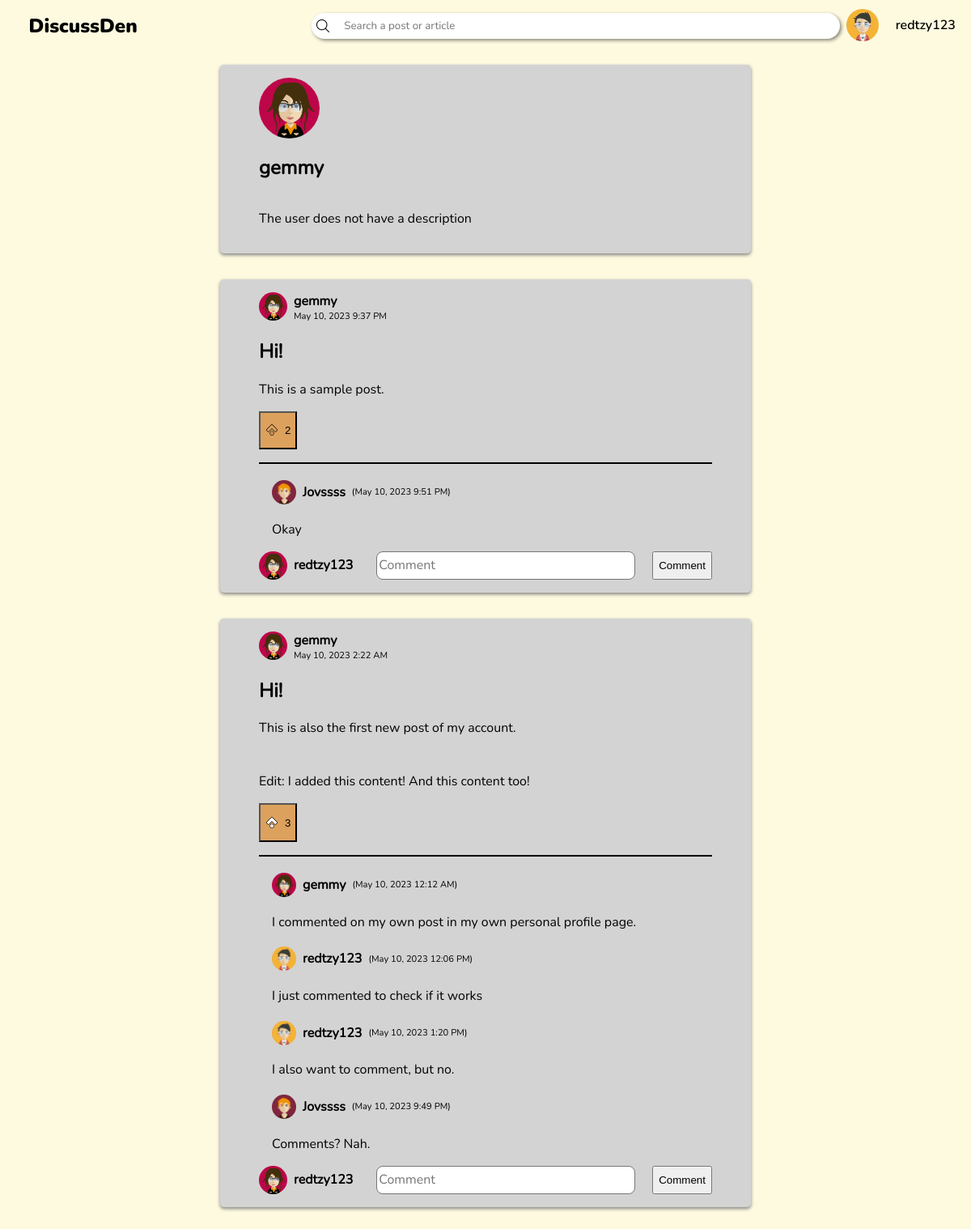
/profile-visit.php?user_id=3 (signed in), run on the app's committed database.
### tables this page shows
CREATE TABLE users (user_id INTEGER PRIMARY KEY AUTOINCREMENT, username TEXT UNIQUE NOT NULL, password TEXT NOT NULL, recent_searches, description TEXT DEFAULT "The user does not have a description" NOT NULL, profile_src TEXT DEFAULT black NOT NULL ON CONFLICT REPLACE);

CREATE TABLE posts (id INTEGER PRIMARY KEY AUTOINCREMENT NOT NULL UNIQUE, user_id INTEGER REFERENCES users (user_id) NOT NULL, title TEXT NOT NULL, content TEXT NOT NULL, date, likes);

CREATE TABLE comments (comment_id INTEGER PRIMARY KEY AUTOINCREMENT UNIQUE NOT NULL, post_id INTEGER REFERENCES posts (id) ON DELETE NO ACTION NOT NULL, name TEXT, content TEXT NOT NULL, date);

### profile-visit.php (the view, shortened to what this page needs)
<!DOCTYPE html>
<html lang="en">
<head>
    <link rel="stylesheet" href="header.css">
    <link rel="stylesheet" href="post-boxes.css">
</head>
<body>
    <?php
        include "header.php";
        $stmt = $db -> prepare('SELECT * FROM users WHERE user_id = :user');
        $stmt -> bindParam(':user', $_GET['user_id']);
        $stmt -> execute();
        $user = $stmt -> fetch(PDO::FETCH_ASSOC);
        $user_name = $user['username'];
        $user_description = $user['description']
    ?>
    <section class="post-section" style="margin-top:3rem">
        <div class="post-container">
            <svg width=75 height=75>
                <defs>
                    <clipPath id="avatar-clip" clipPathUnits="objectBoundingBox" >
                        <circle cx=0.5 cy=0.5 r=0.5 />
                    </clipPath>
                </defs>
                <image href="<?php echo $user['profile_src'] ?>" width=100% height=100% clip-path="url(#avatar-clip)" />
            </svg>
            <h2 class="username"><?php echo $user_name ?></h2>
            <p><?php echo $user_description ?></p>
        </div>
        <?php
        $stmt = $db -> prepare('SELECT * FROM posts WHERE user_id = :user');
        $stmt -> bindParam(':user', $_GET['user_id']);
        $stmt -> execute();
        $posts = $stmt -> fetchAll(PDO::FETCH_ASSOC);
        foreach (array_reverse($posts) as $post) {
            $stmt = $db -> prepare('SELECT * FROM users WHERE user_id = :userID');
            $stmt -> bindParam(':userID', $post['user_id'], PDO::PARAM_INT);
            $stmt -> execute();
            $post_user = $stmt -> fetch(PDO::FETCH_ASSOC);
            echo    '<div class="post-container">
                        <div class="post-user">
                            <svg width=35 height=35>
                                <image href="' . $post_user['profile_src'] . '" x=0 y=0 width=35 height=35 clip-path="url(#avatar-clip)" />
                            </svg>
                            <h4 class="username">' . $post_user['username'] . '</h4>
                            <p>' . $post['date'] . '</p>
                        </div>
                        <div class="post-content">
                            <h2>' . $post['title'] . '</h2>
                            <p>' . $post['content'] . '</p>';
            if (isset($_SESSION['username'])) {
                echo '<button class="like" data-id="' . $post['id'] . '">';
                if (($likes = json_decode($post['likes'])) !== NULL) {
                    echo '<p class="likes">' . count(json_decode($post['likes'])) . '</p>';
                }
                    echo '<img class="like-state" ';
                        if(!((array_search($_SESSION['username'], json_decode($post['likes']))) === false)) {
                            echo 'src="img/upvote-filled.png"';
                        } else {
                            echo 'src="img/upvote-nofill.png"';
                        }
                    echo '/>
                </button>';
            } else {
                echo '<button disabled>Like</button>';
            }
            echo '</div><hr>';
            $stmt = $db -> prepare('SELECT * FROM comments WHERE post_id = :post_id');
            $stmt -> bindParam(':post_id', $post['id'], PDO::PARAM_INT);
            $stmt -> execute();
            $comments = $stmt -> fetchAll(PDO::FETCH_ASSOC);
            foreach ($comments as $comment) {
                $stmt = $db -> prepare('SELECT * FROM users WHERE username = :user');
                $stmt -> bindParam(':user', $comment['name'], PDO::PARAM_STR);
                $stmt -> execute();
                $comment_user = $stmt -> fetch(PDO::FETCH_ASSOC);
                $user_id = $comment_user['user_id'];
                echo    '<div class="comment-container">
                            <div>
                                <svg width=30 height=30>
                                    <image href="' . $comment_user['profile_src'] . '" width=100% height=100% clip-path="url(#avatar-clip)" />
                                </svg>';
                                if ($post['user_id'] !== $user_id){
                                    if ($_SESSION['username'] === $comment['name']) echo '<a href="profile.php">';
                                    else echo '<a href="profile-visit.php?user_id=' . $user_id . '">';
                                }
                                echo '<h4 class="username">' . $comment['name'] . '</h4>';
                                if ($post['user_id'] !== $user_id) echo '</a>';
                                echo '<p>(' . $comment['date'] . ')</p>
                            </div>
                            <p>' . $comment['content'] . '</p>
                        </div>';
            }
            echo '
                    <form class="comment-box">
                        <input type="hidden" name="post_id" value="' . $post['id'] . '">
                ';
            if (isset($_SESSION['username'])) {
                echo '
                        <input type="hidden" name="username" value="' . $_SESSION['username'] . '">
                        <div>
                            <svg width=35 height=35>
                                <image href="' . $post_user['profile_src'] . '" width=100% height=100% clip-path="url(#avatar-clip)" />
                            </svg>
                            <h4 class="username">' . $_SESSION['username'] . '</h4>
                        </div>
                        <textarea name="comment" placeholder="Comment"></textarea>
                        <input type="submit" value="Comment">
                        ';
            } else {
                echo '
                        <input type="hidden" name="username" value="Anonymous">
            '; }
            echo '</form></div>';
        }
    ?>
    </section>
</body>
</html>

### header.css (style rules this page uses)
body { --dark-color-1: #283618; --dark-color-2: #606c38; --medium-color: #bc6c25; --light-color-1: #dda15e; --light-color-2: #fefae0; background-color: var(--light-color-2); margin: 0; overflow-y: overlay; }

### post-boxes.css (style rules this page uses)
h4.username { margin: 0; margin-inline: 0.5rem; }
.post-section { width: calc(100% - 30rem); display: flex; flex-direction: column; margin-inline: auto; margin-bottom: 2rem; --dark-color-1: #283618; --dark-color-2: #606c38; --medium-color: #bc6c25; --light-color-1: #dda15e; --light-color-2: #fefae0; }
.post-container { background-color: lightgray; display: flex; flex-direction: column; position: relative; margin: 2rem 2rem 0; padding: 1rem 3rem; border-radius: 0.3rem; box-shadow: 0 2px 4px 0 gray; font-family: nunito-reg; overflow-x: hidden; }
.post-container hr { border: none; width: 100%; height: 2px; background-color: black; margin-block: 1rem; }
.post-user { display: grid; grid-template-rows: auto auto; grid-template-columns: auto auto; width: fit-content; }
.post-user * { grid-column: 2; margin: 0; }
.post-user svg { grid-column: 1; grid-row: 1 / span 2; }
.post-user p { font-size: 0.7rem; margin-left: 0.5rem; }
.post-user a, .comment-container a { text-decoration: none; color: black; }
button.like { display: flex; flex-direction: row-reverse; align-items: center; column-gap: 0.5rem; background-color: var(--light-color-1); }
img.like-state { max-width: 1rem; }
.comment-container { margin-left: 1rem; }
.comment-container div { display: flex; align-items: center; }
.comment-container div p { font-size: 0.7rem; }
form.comment-box { display: flex; align-items: flex-end; --height: 35px; }
form.comment-box div { display: flex; align-items: center; }
form.comment-box input[type="submit"] { height: var(--height); }
form.comment-box textarea { resize: none; margin-inline: 1.3rem; border-radius: 0.5rem; padding-block: calc(var(--height) / 7); flex-grow: 1; box-sizing: border-box; overflow-y: hidden; height: var(--height); min-height: var(--height); font-family: nunito-reg; font-size: 1rem; }

### data on the page
users: username "gemmy", description "The user does not have a description"
posts: user.username "gemmy", date "May 10, 2023 9:37 PM", title "Hi!", content "This is a sample post.", likes "2"
comments: name "Jovssss", date "May 10, 2023 9:51 PM", content "Okay"
posts: user.username "gemmy", date "May 10, 2023 2:22 AM", title "Hi!", content "This is also the first new post of my account. Edit: I added this content! And this content too!", likes "3"
comments: name "gemmy", date "May 10, 2023 12:12 AM", content "I commented on my own post in my own personal profile page."
comments: name "redtzy123", date "May 10, 2023 12:06 PM", content "I just commented to check if it works"
comments: name "redtzy123", date "May 10, 2023 1:20 PM", content "I also want to comment, but no."
comments: name "Jovssss", date "May 10, 2023 9:49 PM", content "Comments? Nah."

### other printed values
$_SESSION['username'] "redtzy123"
